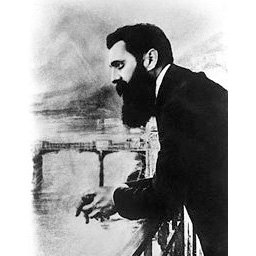
%> input picture ex 3/Hertzel.jpg, 256 x 256 px
$ octave --eval "blendingExample1;"   (GNU Octave 9; MATLAB toolbox functions it lacks are replaced by stand-ins)
%> lines starting %> are read from the running program, lines starting %| are printed output that depends on the picture
### ex 3/imReadAndConvert.m
function [ image ] = imReadAndConvert(filename , representation)
%> called with filename = 'Hertzel.jpg', representation = 2
%% IMREADANDCONVERT Reads a given image file and converts it into a given representation
% filename - path to the image.
% representation - how the image is represented (grayscale, RGB etc.)
    % image - the output image.

imInfo  = imfinfo(filename);
image = im2double(imread(filename));
%> image: size 256x256x3 double; min 0, max 1, mean 0.621

% If the image is in color, and the representation is grayscale
% convert the image to grayscale
if (representation == 1 && strcmp(imInfo.ColorType,'truecolor'))
    image = rgb2gray(image);
end
end

### ex 3/LaplacianPyramid.m
function [pyr, filter] = LaplacianPyramid(im, maxLevels, filterSize)
%% LAPLACIANPYRAMID  construct a Laplacian pyramid of a given image.
% im - a grayscale image with double values in [0,1].
% maxLevels - the maximal number of levels in the resulting pyramid.
% filterSize - the size of the Gaussian filter.
    % pyr - the resulting pyramid as a column cell array.
    % filter - 1D-row used for the pyramid construction.

%% get the gaussian filter and pyramid
[gPyr, filter] = GaussianPyramid(im, maxLevels, filterSize);

%% create the pyramid
pyr = cell(maxLevels, 1);
for i=1:maxLevels-1
    pyr{i} = gPyr{i} - (expand(gPyr{i+1}, filter));
end
pyr{end} = gPyr{end};
end

### ex 3/pyramidBlending.m
function [ imBlend ] = pyramidBlending(im1, im2, mask, maxLevels, filterSizeIm, filterSizeMask)
%% PYRAMIDBLENDING blend two given images into one blended image
% im1 - input grayscale images to be blended.
% im2 - input grayscale images to be blended.
% maxLevels - maximum levels of the Gaussian and Laplacian pyramids.
% mask - a binary mask to decide which parts of...
%im1 and im2 should appear in the result.
% filterSizeIm - size of the Gaussian filter used to construct...
%the Laplacian pyramids of im1 and im2.
% filterSizeMask - size of the Gaussian filter used to construct...
%the Gaussian pyramids of the mask.
    % imBlend - the output blended image.

%% constructing Laplacian pyramid for im1 and im2
[L_1, filter_1] = LaplacianPyramid(im1, maxLevels, filterSizeIm);
[L_2, ~] = LaplacianPyramid(im2, maxLevels, filterSizeIm);

%% constructing Gaussian pyramid for the mask
[G_m, ~] = GaussianPyramid(mask, maxLevels, filterSizeMask);

%% Constructing Laplacian pyramid of the blended image
Lout = cell(maxLevels, 1);
for i=1:maxLevels
    Lout{i} = ( G_m{i} .* L_1{i} ) + ( (1 - G_m{i}) .* L_2{i} );
end

%% Reconstruct the resulting blended image from the Laplacian pyramid
imBlend = LaplacianToImage(Lout, filter_1, ones(1,size(Lout,1)));
end

### ex 3/GaussianPyramid.m
function [pyr, filter] = GaussianPyramid(im, maxLevels, filterSize)
%% GAUSSIANPYRAMID construct a Gaussian pyramid of a given image.
% im - a grayscale image with double values in [0,1].
% maxLevels - the maximal number of levels in the resulting pyramid.
% filterSize - the size of the Gaussian filter.
    % pyr - the resulting pyramid as a column cell array.
    % filter - 1D-row used for the pyramid construction.

%% get the filter from the helper function
filter = buildGaussianMask(filterSize);

%% create the pyramid
pyr = cell(maxLevels, 1);
pyr{1} = im;
for i=1:maxLevels-1
    pyr{i+1} = reduce(pyr{i}, filter);
end
end

### ex 3/LaplacianToImage.m
function [ img ] = LaplacianToImage(lpyr, filter, coeffMultVec)
%% LAPLACIANTOIMAGE reconstruction of an image from its Laplacian Pyramid
% pyr - the resulting pyramid as a column cell array.
% filter - 1D-row used for the pyramid construction.
% coeffMultVec - vector of wieght for pyramid levels.
    % img - the original image.

%% calc the gaussian pyramid
pyrSize = size(lpyr,1);
gPyr = cell(pyrSize, 1);
gPyr{end} = lpyr{end};
for i=pyrSize-1:-1:1
    gPyr{i} = coeffMultVec(i)*(lpyr{i} + expand(gPyr{i+1},filter));
end
%% the original image is in the first level
img = gPyr{1};

### ex 3/buildGaussianMask.m
function [ gauesFilter ] = buildGaussianMask( kernelSize )
%% BUILDGAUSSIANMASK building a Gaussian filter
% kernelSize - size of the gaussian in each dimension (one odd integer).
    % gauesFilter - the gaussian filter after building.

% Create 1D binomial coefficient
gauesFilter = [1,1];
for i=1:kernelSize-2
    gauesFilter = conv(gauesFilter,[1,1]);
end

% Normilaize it
gauesFilter = gauesFilter ./ sum(gauesFilter);

end

### ex 3/blendingExample1.m
function [] = blendingExample1()
%% BLENDINGEXAMPLE1 an example of blending two given images
im2 = imReadAndConvert('Hertzel.jpg',2);
im1 = imReadAndConvert('Bob Marley.jpg',2);
%> call 2 of imReadAndConvert, with filename = 'Bob Marley.jpg', representation = 2
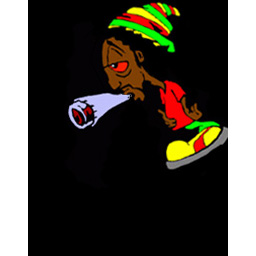
%> input picture ex 3/Bob Marley.jpg, 256 x 256 px
mask = imReadAndConvert('Mask_1.jpg',2);
%> call 3 of imReadAndConvert, with filename = 'Mask_1.jpg', representation = 2
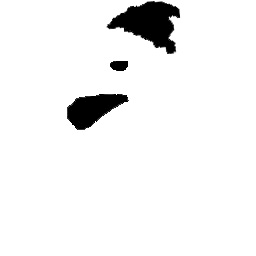
%> input picture ex 3/Mask_1.jpg, 256 x 256 px

imBlend = zeros(size(im1));
for i=1:3
imBlend(:,:,i)  = pyramidBlending(im2(:,:,i),im1(:,:,i),mask,9,9,9);
end
%> this loop made 3 passes
%> pass 1, in pyramidBlending, `imBlend = LaplacianToImage(Lout, filter_1, ones(1,size(Lout,1)));`:
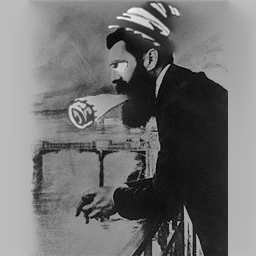
%> imBlend: size 256x256 double; min -0.172, max 1.41, mean 0.533; drawn with min black and max white
%> pass 2, in pyramidBlending (call 2), `imBlend = LaplacianToImage(Lout, filter_1, ones(1,size(Lout,1)));`:
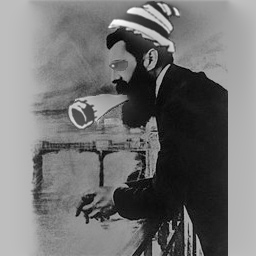
%> imBlend: size 256x256 double; min -0.162, max 1.39, mean 0.535; drawn with min black and max white
%> pass 3, in pyramidBlending (call 3), `imBlend = LaplacianToImage(Lout, filter_1, ones(1,size(Lout,1)));`:
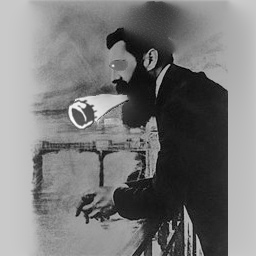
%> imBlend: size 256x256 double; min -0.214, max 1.32, mean 0.512; drawn with min black and max white
%> after the loop:
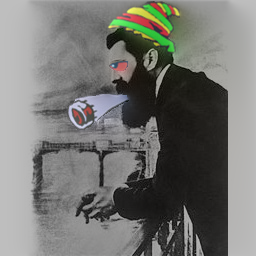
%> imBlend: size 256x256x3 double; mean R, G, B 0.533, 0.535, 0.512; drawn with min black and max white

figure; imshow(im1); title('First Image')
figure; imshow(im2); title('Second Image')
figure; imshow(mask); title('Mask')
figure; imshow(imBlend); title(' " Where There Is A Will " ')
%> after `imshow(imBlend)`:
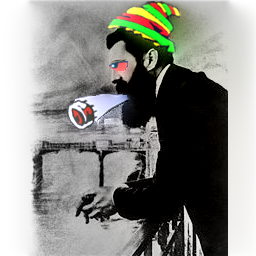
%> displayed picture: size 256x256x3, on the screen's scale of 0 to 255; mean R, G, B 137, 137.7, 132.9

end
